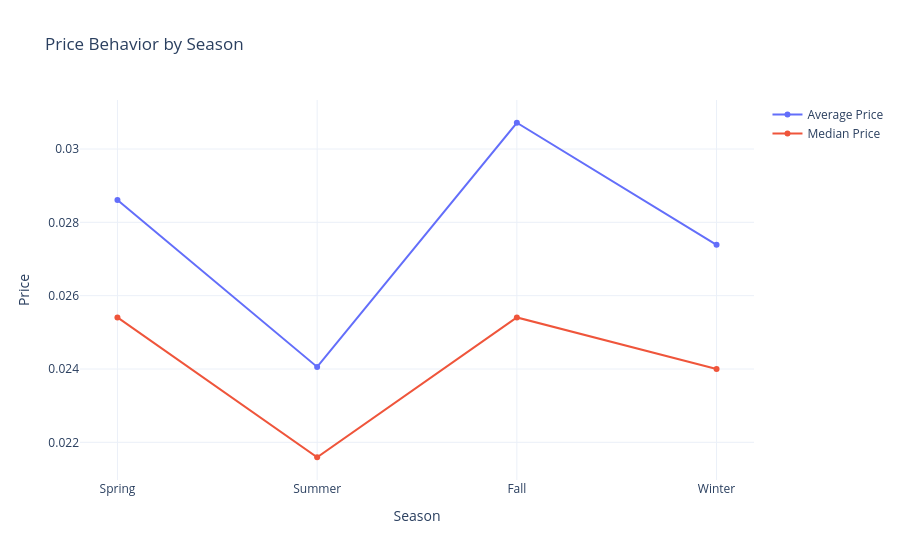

The notebook cell this image was saved under:
### Code cell
pdf = season_price.toPandas()

fig = go.Figure()

fig.add_trace(go.Scatter(
    x=pdf["season"],
    y=pdf["avg_price"],
    mode="lines+markers",
    name="Average Price"
))

fig.add_trace(go.Scatter(
    x=pdf["season"],
    y=pdf["median_price"],
    mode="lines+markers",
    name="Median Price"
))

fig.update_layout(
    title="Price Behavior by Season",
    xaxis_title="Season",
    yaxis_title="Price",
    template="plotly_white"
)

fig.show()

### Figure 1 — Plotly figure (JSON) as saved in the notebook; plotly's stock layout.template omitted (floating-point values rounded to 4 significant figures)
{"data": [{"mode": "lines+markers", "name": "Average Price", "x": ["Spring", "Summer", "Fall", "Winter"], "y": [0.02861, 0.02406, 0.03072, 0.02739], "type": "scatter"}, {"mode": "lines+markers", "name": "Median Price", "x": ["Spring", "Summer", "Fall", "Winter"], "y": [0.02541, 0.02159, 0.02541, 0.024], "type": "scatter"}], "layout": {"title": {"text": "Price Behavior by Season"}, "xaxis": {"title": {"text": "Season"}}, "yaxis": {"title": {"text": "Price"}}}}
